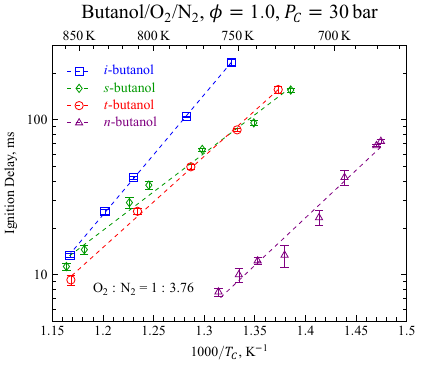

Reproduce this figure in gnuplot.
reset
set term postscript enhanced eps font "Times,18" color size 9cm,7cm dl 2.0
set output "buoh-30bar.eps"
set yrange[5:300]
set logscale y
set xrange [1.15:1.50]
set xlabel "1000/{/Times-Italic T_{/*0.75 C}}, 1/K"
set ylabel "Ignition Delay, ms" offset 2
set title "{/=24 Butanol/O_{2}/N_{2}, {/Times-Italic P_{/*0.75 C}}=30 bar, {/Symbol f}=1.0}" offset 0,-0.75
set key at 1.17,250 Left reverse width -11 height 0.25 spacing 1.1 tc variable font ",14" samplen 0.5
set mxtics
set mx2tics 5
set xtics scale 1.25,0.75 nomirror
set x2tics scale 1.25,0.75 border 650, 50 format "%g K"
inv2k(x) = 1000./x
set x2range [inv2k(1.15):inv2k(1.50)]
set ytics scale 1.25,0.75
set bmargin 3.5

set label at 1.19,8 "{/=16 O_{2} : N_{2} = 1 : 3.76}"

fs(x) = As + Eas*x
fit fs(x) 'buoh-30bar.txt' i 0 u 1:(log($2)) via As,Eas
fi(x) = Ai + Eai*x
fit fi(x) 'buoh-30bar.txt' i 1 u 1:(log($2)) via Ai,Eai
fn(x) = An + Ean*x
fit fn(x) 'buoh-30bar.txt' i 2 u 1:(log($2)) via An,Ean
ft(x) = At + Eat*x
fit ft(x) 'buoh-30bar.txt' i 3 u 1:(log($2)) via At,Eat

plot "buoh-30bar.txt" i 3 u 1:2:3 w errorbars lt 1 lc rgb "#FF0000" pt 06 ps 1.5 notitle,\
     "buoh-30bar.txt" i 3 u 1:2 w points lc rgb "#FF0000" pt 06 ps 1.5 title "{/Times-Italic t}-Butanol",\
     "buoh-30bar.txt" i 1 u 1:2:3 w errorbars lt 1 lc rgb "#0000FF" pt 04 ps 1.5 notitle,\
     "buoh-30bar.txt" i 1 u 1:2 w points lc rgb "#0000FF" pt 04 ps 1.5 title "{/Times-Italic i}-Butanol",\
     "buoh-30bar.txt" i 0 u 1:2:3 w errorbars lt 1 lc rgb "#006400" pt 12 ps 1.5 notitle,\
     "buoh-30bar.txt" i 0 u 1:2 w points lc rgb "#006400" pt 12 ps 1.5 title "{/Times-Italic s}-Butanol",\
     "buoh-30bar.txt" i 2 u 1:2:3 w errorbars lt 1 lc rgb "#FF00FF" pt 8 ps 1.5 notitle,\
     "buoh-30bar.txt" i 2 u 1:2 w points lc rgb "#FF00FF" pt 8 ps 1.5 title "{/Times-Italic n}-Butanol",\
     (1.1639 < x && x< 1.3855) ? exp(fs(x)):1/0 w lines lt 2 lw 1.5 lc rgb "#006400" notitle,\
     (1.1674 < x && x< 1.3271) ? exp(fi(x)):1/0 w lines lt 2 lw 1.5 lc rgb "#0000FF" notitle,\
     (1.3141 < x && x< 1.4745) ? exp(fn(x)):1/0 w lines lt 2 lw 1.5 lc rgb "#FF00FF" notitle,\
     (1.1683 < x && x< 1.3731) ? exp(ft(x)):1/0 w lines lt 2 lw 1.5 lc rgb "#FF0000" notitle
set output